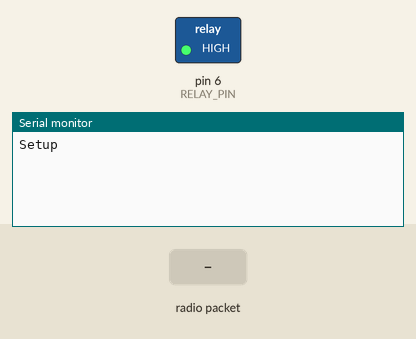
Bench run of a sketch on a simulated Arduino Uno, built with avr-gcc and run on an emulated ATmega328P. On the bench: switched loads named in the sketch (green lamp = pin HIGH), the last lines printed to the serial monitor. The inputs (shaded band) are chosen by the test bench. No radio packets arrive unless stated.

Above: at 1.2 s.
1.3 s: radio packet "&" arrives
At 2.5 s:
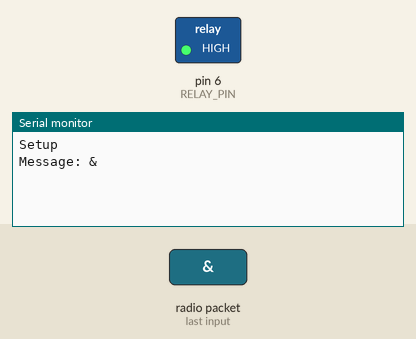
2.8 s: radio packet "1" arrives
At 3.9 s:
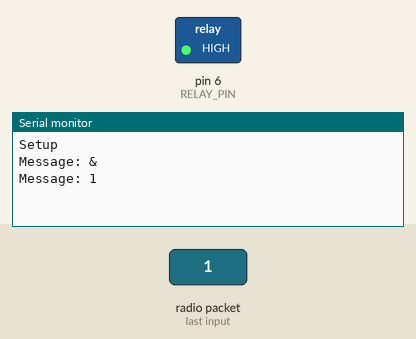

The sketch:

KombiCim_Beta1_Combi.ino
```cpp
#include <RH_ASK.h>
#include <SPI.h>

#define RELAY_PIN 6

RH_ASK driver(2000, 12); // Use any pin for Arduino boards
// RH_ASK driver(2000, 2, 4, 5); // if ESP8266 -> do not use pin 11

String id = "zxcv1234";

void setup()
{
  pinMode(RELAY_PIN, OUTPUT);
  digitalWrite(RELAY_PIN, HIGH);

  Serial.begin(9600);
  if (!driver.init())
    Serial.println("init failed");

  Serial.println("Setup");
}

void loop()
{
  uint8_t buf[10];
  uint8_t buflen = sizeof(buf);
  if (driver.recv(buf, &buflen))
  {
    String data = String((char*)buf);
    String receivedDeviceId = data.substring(0, data.indexOf("&", 0));
    String receivedData = data.substring(data.indexOf("&", 0) + 1, data.length());
    if (receivedDeviceId == id)
    {
      if (receivedData.startsWith("1"))
        digitalWrite(RELAY_PIN, HIGH);
      else if (receivedData.startsWith("0"))
        digitalWrite(RELAY_PIN, LOW);
    }
    Serial.print("Message: ");
    Serial.println(data);
  }
}
```

Measured:
- after the input at 1.3 s, the serial monitor: prints a new line at once (image 1)
- after the input at 2.8 s, the serial monitor: prints a new line at once (image 2)
